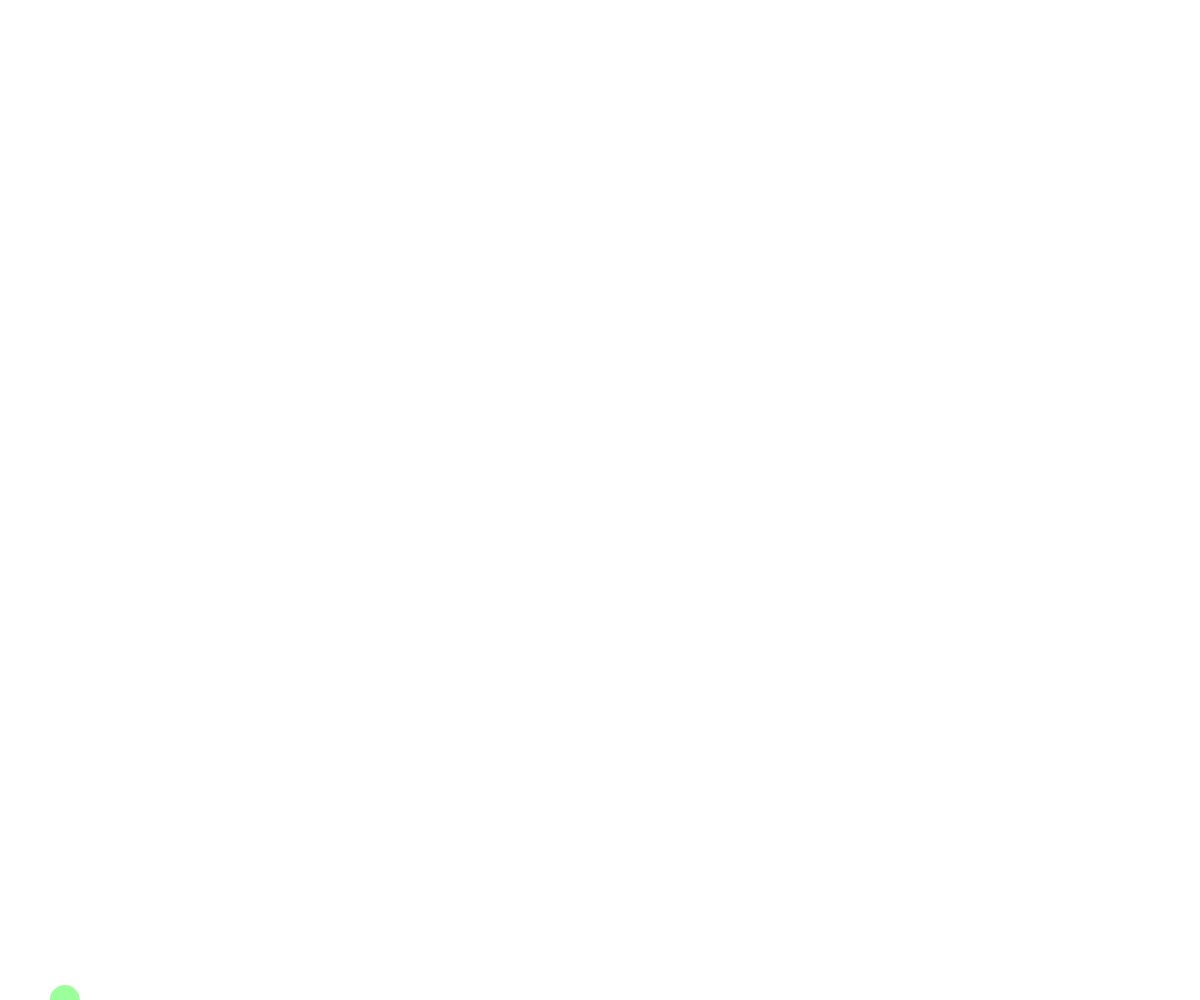
Frame 1 (no input)
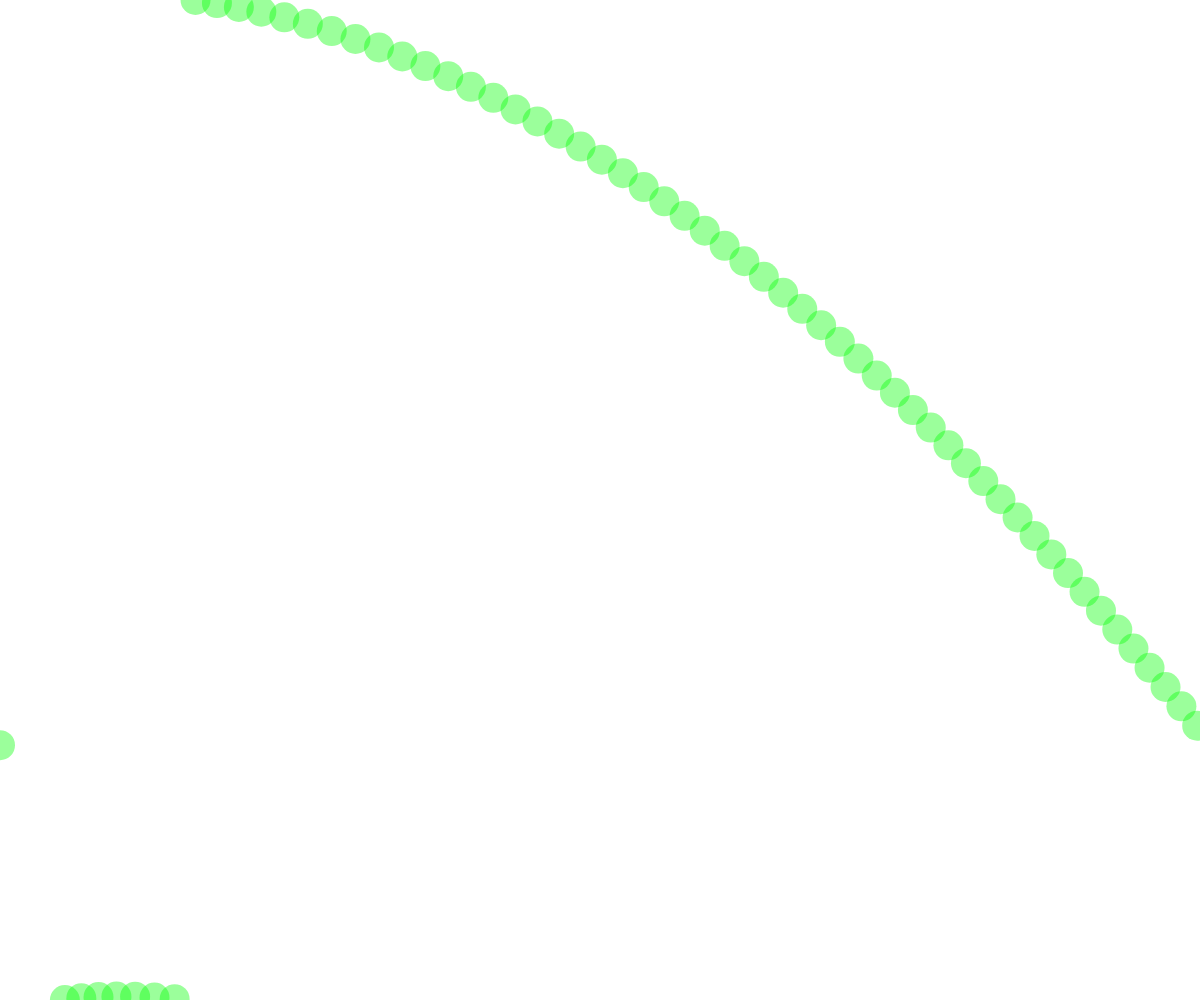
Frame 60 (no input)
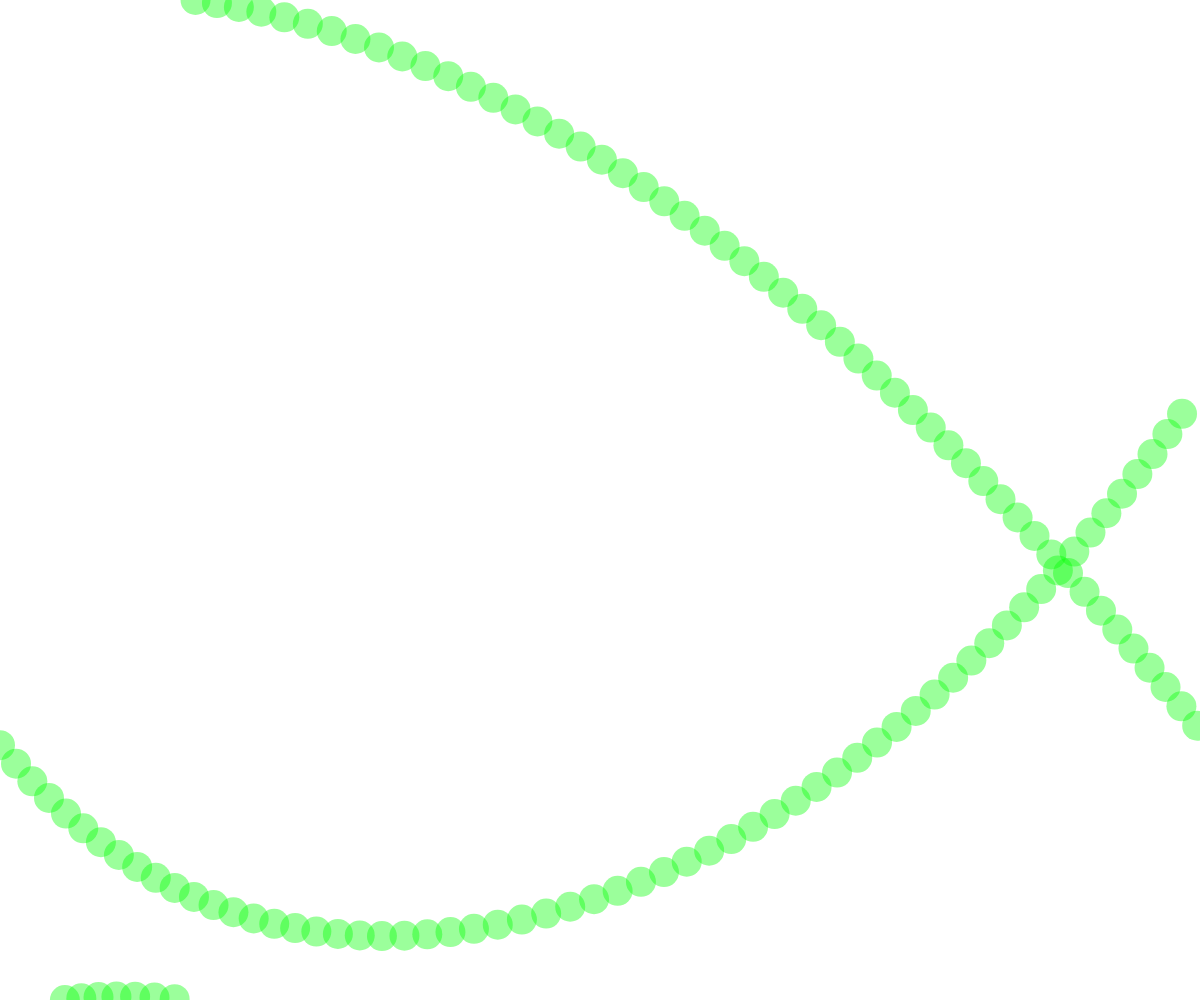
Frame 120 (the mouse pressed at the canvas centre since frame 60)

The p5.js sketch that drew these frames (run headless with seeded random() and noise() and a simulated clock; from frame 60 on, the mouse is pressed at the canvas centre):

// p5.js sketch
// ── sketch.js
class Mover{
  constructor(initPosition,initSpeed){
    this.size = 30;
    this.position = initPosition.copy();
    this.speed = initSpeed.copy();
    this.acc = p5.Vector.random2D();
    this.speedMag = this.speed.mag();
    this.topSpeed = 25;
  }

  update(){
    console.log(this.speed.mag());
    this.speed.add(this.acc);
    this.speed.limit(this.topSpeed);
    this.position.add(this.speed);
    if(this.position.x > width) {this.position.x = 0; this.acc=p5.Vector.random2D()}
    if(this.position.x < 0) {this.position.x = width; this.acc=p5.Vector.random2D()}
    if(this.position.y > height) {this.position.y = 0; this.acc=p5.Vector.random2D()}
    if(this.position.y < 0) {this.position.y = height; this.acc=p5.Vector.random2D()}
  }

  display(){
    fill(0,255,0,100);
    noStroke();
    circle(this.position.x,this.position.y,this.size);
  }
}

let mover = null;
function setup() {
  createCanvas(window.innerWidth, window.innerHeight);
  mover = new Mover(p5.Vector.random2D().setMag(60),p5.Vector.random2D().setMag(15));
}

function draw() {
  mover.update();
  mover.display();
}
